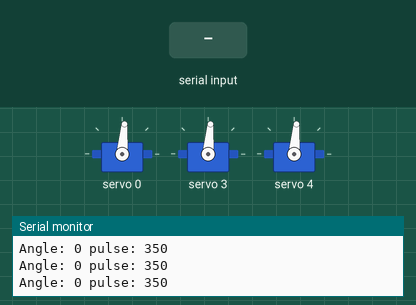
The sketch below on a simulated Arduino Uno, built with avr-gcc and run on an emulated ATmega328P. Parts: 3 × servo, the last lines printed to the serial monitor. The inputs (shaded band) are chosen by the test bench.

Above: at 1.2 s.
1.3 s: "A" received over Serial
At 2.4 s:
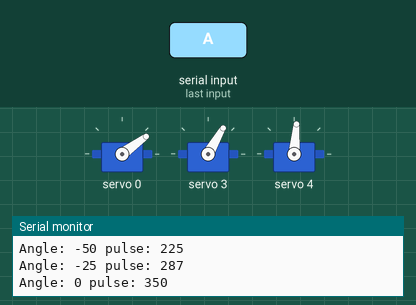
2.8 s: "C" received over Serial
At 3.5 s:
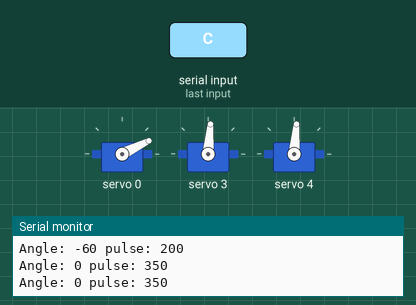
4.3 s: "D" received over Serial
At 4.7 s:
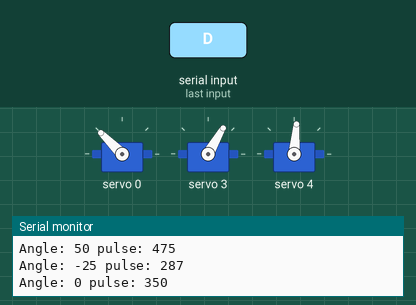
5.8 s: "F" received over Serial
At 7.0 s:
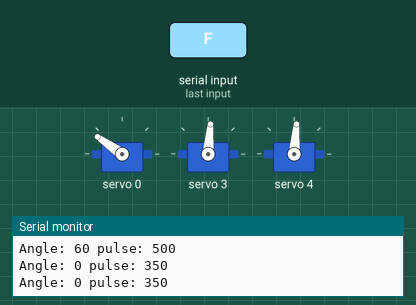
7.3 s: "G" received over Serial
At 8.2 s:
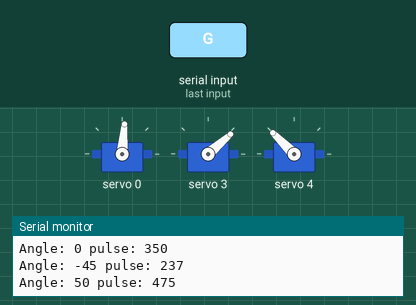
8.8 s: "B" received over Serial
At 9.3 s:
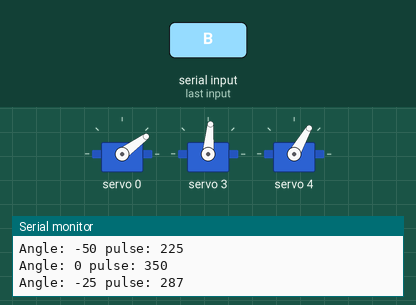
Timing chart, 0 to 11.3 s (numbered marks = the images above; inputs shaded):
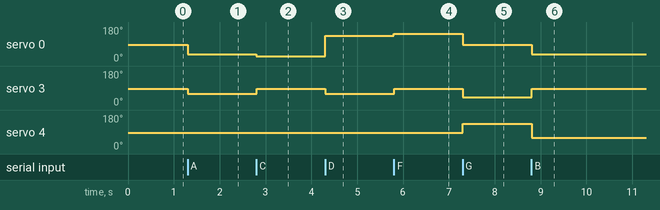

Measured:
- after the input at 1.3 s, servo 0: 85° → 36° at once; servo 3: 85° → 60° at once
- after the input at 2.8 s, servo 0: 36° → 26° at once; servo 3: 60° → 85° at once
- after the input at 4.3 s, servo 0: 26° → 135° at once; servo 3: 85° → 60° at once
- after the input at 5.8 s, servo 0: 135° → 145° at once; servo 3: 60° → 85° at once
- after the input at 7.3 s, servo 0: 145° → 85° at once; servo 3: 85° → 41° at once; servo 4: 85° → 135° at once
- after the input at 8.8 s, servo 0: 85° → 36° at once; servo 3: 41° → 85° at once; servo 4: 135° → 60° at once

The sketch:

Motor_Communication.ino
```cpp
#include <Wire.h>
#include <Adafruit_PWMServoDriver.h>

Adafruit_PWMServoDriver pwm = Adafruit_PWMServoDriver();

#define SERVOMIN  125 // this is the 'minimum' pulse length count (out of 4096)
#define SERVOMAX  575 // this is the 'maximum' pulse length count (out of 4096)

int sig;

void setup() {
  Serial.begin(9600);
  Serial.println("16 channel Servo test!");

  pwm.begin();

  pwm.setPWMFreq(60);  // Analog servos run at ~60 Hz updates

  pwm.setPWM(0,0, angleToPulse(0));
  pwm.setPWM(3,0, angleToPulse(0));
  pwm.setPWM(4,0, angleToPulse(0));

  //yield();
  //negative is up, positive down


}


void loop() {

if (Serial.available()){
  sig = Serial.read();
  switch (sig){
    case 'A':
    pwm.setPWM(0,0, angleToPulse(-50));
    pwm.setPWM(3,0, angleToPulse(-25));
    pwm.setPWM(4,0, angleToPulse(0));
    break;
    case 'B':
    pwm.setPWM(0,0, angleToPulse(-50));
    pwm.setPWM(3,0, angleToPulse(0));
    pwm.setPWM(4,0, angleToPulse(-25));
    break;
    case 'C':
    pwm.setPWM(0,0, angleToPulse(-60));
    pwm.setPWM(3,0, angleToPulse(0));
    pwm.setPWM(4,0, angleToPulse(0));
    break;
    case 'D':
    pwm.setPWM(0,0, angleToPulse(50));
    pwm.setPWM(3,0, angleToPulse(-25));
    pwm.setPWM(4,0, angleToPulse(0));
    break;
    case 'E':
    pwm.setPWM(0,0, angleToPulse(50));
    pwm.setPWM(3,0, angleToPulse(0));
    pwm.setPWM(4,0, angleToPulse(-25));
    break;
    case 'F':
    pwm.setPWM(0,0, angleToPulse(60));
    pwm.setPWM(3,0, angleToPulse(0));
    pwm.setPWM(4,0, angleToPulse(0));
    break;
    case 'G':
    pwm.setPWM(0,0, angleToPulse(0));
    pwm.setPWM(3,0, angleToPulse(-45));
    pwm.setPWM(4,0, angleToPulse(50));
    break;
    case 'H':
    pwm.setPWM(0,0, angleToPulse(0));
    pwm.setPWM(3,0, angleToPulse(50));
    pwm.setPWM(4,0, angleToPulse(-45));
    break;
    case 'I':
    pwm.setPWM(0,0, angleToPulse(0));
    pwm.setPWM(3,0, angleToPulse(0));
    pwm.setPWM(4,0, angleToPulse(0));
    break;

  }
delay(20);
  //tested value for no lag
}

}


int angleToPulse(int ang){
   int pulse = map(ang,-90, 90, SERVOMIN,SERVOMAX);// map angle of -90 to 90 to Servo min and Servo max
   Serial.print("Angle: ");Serial.print(ang);
   Serial.print(" pulse: ");Serial.println(pulse);
   return pulse;
}
```
